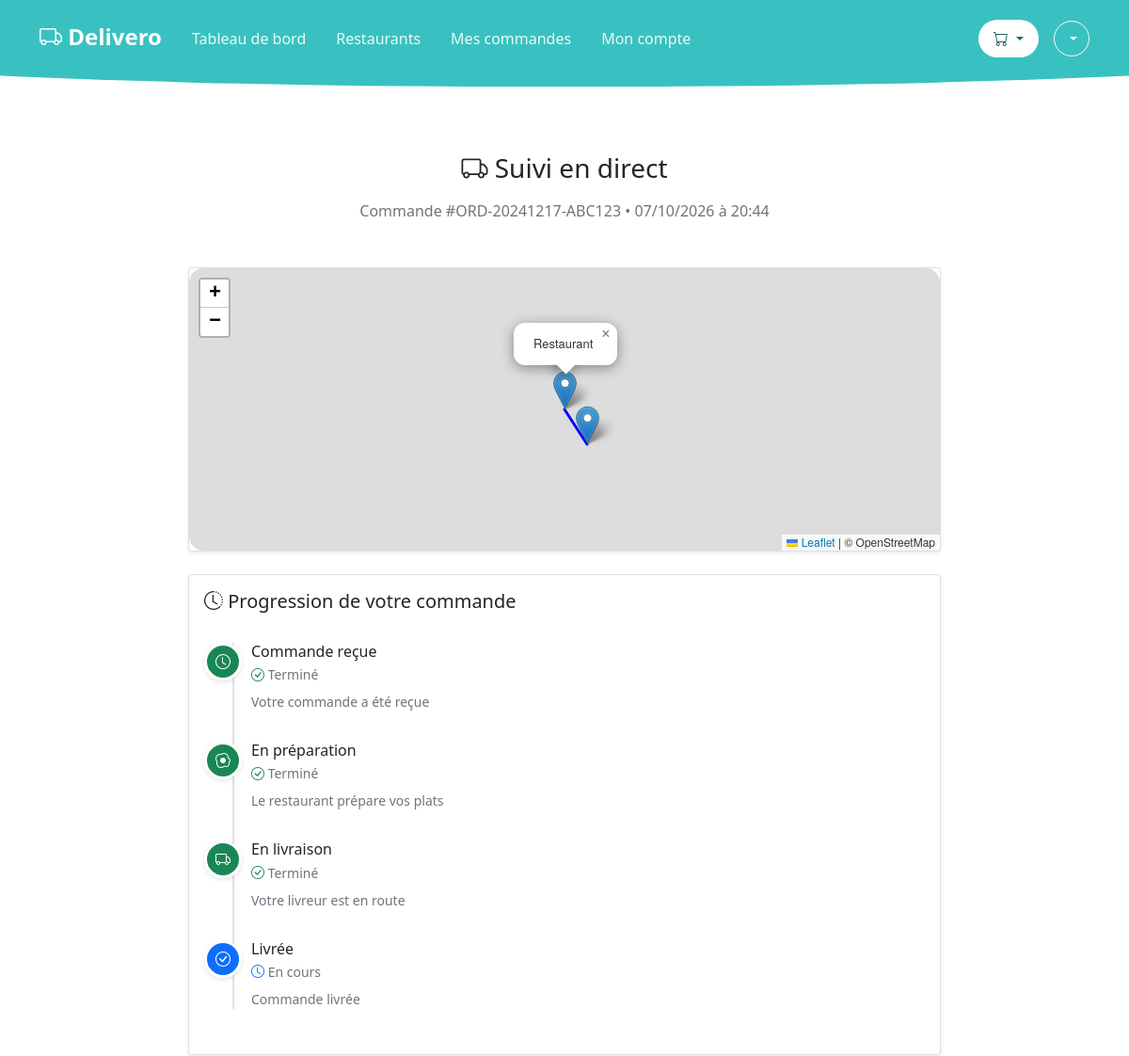
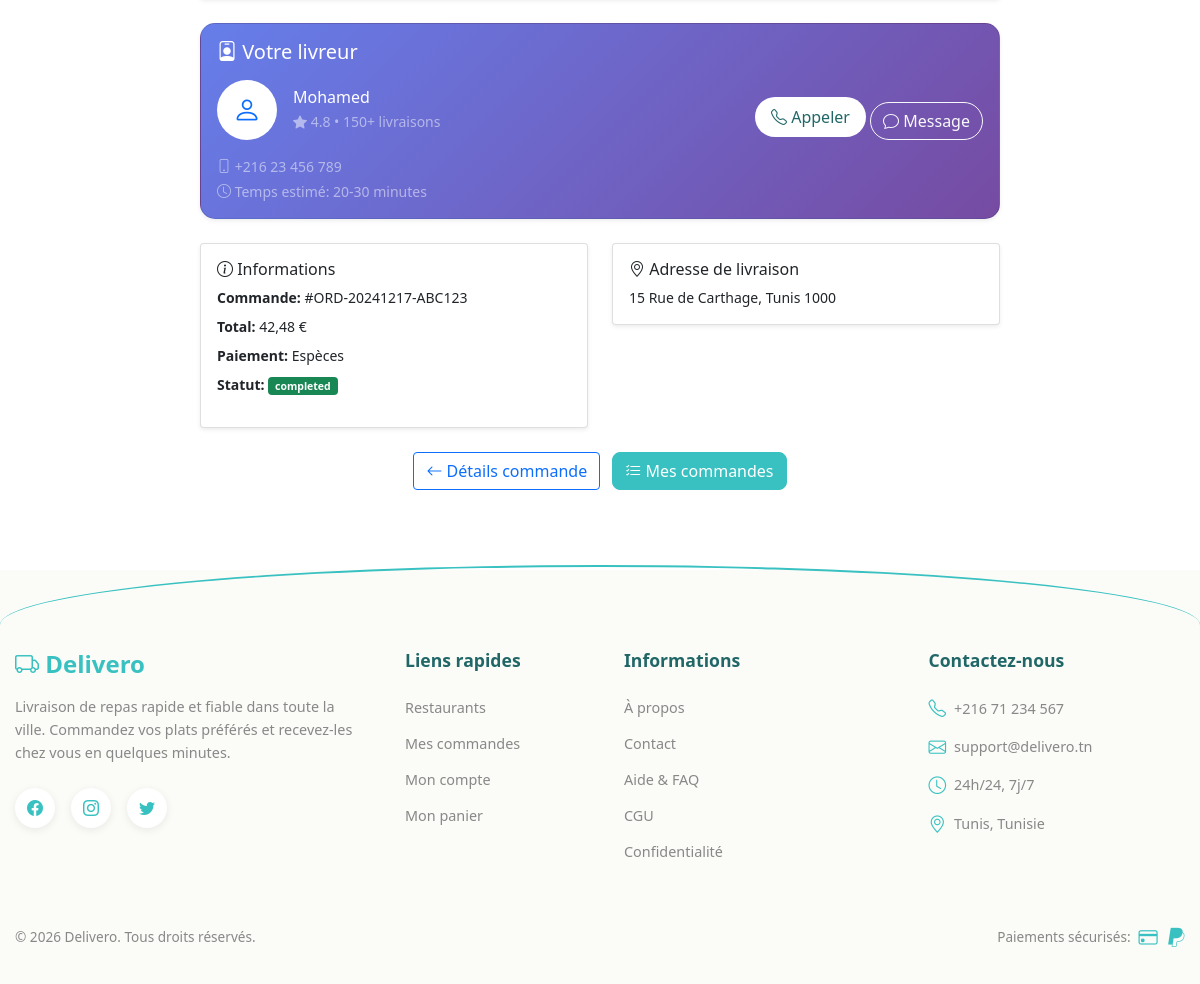
The app's page /user/order_tracking.php?id=1 (signed in) with its own data (2 pictures, top to bottom).
### tables this page shows
CREATE TABLE IF NOT EXISTS orders (
    id INT AUTO_INCREMENT PRIMARY KEY,
    order_number VARCHAR(20) UNIQUE NOT NULL,
    user_id INT,
    total DECIMAL(10,2) NOT NULL,
    status ENUM('pending', 'preparing', 'delivering', 'completed', 'cancelled') DEFAULT 'pending',
    delivery_address TEXT,
    delivery_time TIME,
    payment_method VARCHAR(50),
    notes TEXT,
    created_at TIMESTAMP DEFAULT CURRENT_TIMESTAMP,
    updated_at TIMESTAMP DEFAULT CURRENT_TIMESTAMP ON UPDATE CURRENT_TIMESTAMP,
    FOREIGN KEY (user_id) REFERENCES users(id) ON DELETE SET NULL,
    INDEX idx_order_number (order_number),
    INDEX idx_status (status),
    INDEX idx_created (created_at)
);

### user/order_tracking.php (the view, shortened to what this page needs)
<?php
require_once '../admin/includes/config.php';
$order_id = $_GET['id'] ?? 0;
$user_id = $_SESSION['user_id'];
$stmt = $pdo->prepare("
    SELECT o.*,
           TIMESTAMPDIFF(MINUTE, o.created_at, NOW()) as minutes_elapsed
    FROM orders o
    WHERE o.id = ? AND o.user_id = ?
");
$stmt->execute([$order_id, $user_id]);
$order = $stmt->fetch();
$status_steps = [
    'pending' => ['step' => 1, 'icon' => 'clock', 'label' => 'Commande reçue'],
    'preparing' => ['step' => 2, 'icon' => 'egg-fried', 'label' => 'En préparation'],
    'delivering' => ['step' => 3, 'icon' => 'truck', 'label' => 'En livraison'],
    'completed' => ['step' => 4, 'icon' => 'check-circle', 'label' => 'Livrée']
];
$current_step = $status_steps[$order['status']] ?? $status_steps['pending'];
?>
<!DOCTYPE html>
<html lang="fr">
<head>
    <link href="https://cdn.jsdelivr.net/npm/bootstrap@5.1.3/dist/css/bootstrap.min.css" rel="stylesheet">
    <link rel="stylesheet" href="https://cdn.jsdelivr.net/npm/bootstrap-icons@1.8.1/font/bootstrap-icons.css">
</head>
<body>
    <?php include 'includes/header.php'; ?>
    <main class="container mt-4">
        <div class="tracking-container">
            <div class="text-center mb-5">
                <h1 class="h3 mb-3">
                    <i class="bi bi-truck"></i> Suivi en direct
                </h1>
                <p class="text-muted">
                    Commande #<?= $order['order_number'] ?> •
                    <?= date('d/m/Y à H:i', strtotime($order['created_at'])) ?>
                </p>
            </div>
            <div class="card shadow-sm mb-4">
                <div class="card-body p-0">
                    <div id="map"></div>
                </div>
            </div>
            <div class="card shadow-sm mb-4">
                <div class="card-body">
                    <h5 class="card-title mb-4">
                        <i class="bi bi-clock-history"></i> Progression de votre commande
                    </h5>
                    <div class="timeline">
                        <?php foreach ($status_steps as $status => $step): ?>
                            <div class="timeline-step
                                <?= $step['step'] < $current_step['step'] ? 'completed' :
                                   ($step['step'] == $current_step['step'] ? 'active' : 'pending') ?>">
                                <div class="step-icon">
                                    <i class="bi bi-<?= $step['icon'] ?>"></i>
                                </div>
                                <div class="step-content">
                                    <h6 class="mb-1"><?= $step['label'] ?></h6>
                                    <p class="text-muted mb-2 small">
                                        <?php if ($step['step'] < $current_step['step']): ?>
                                            <i class="bi bi-check-circle text-success"></i> Terminé
                                        <?php elseif ($step['step'] == $current_step['step']): ?>
                                            <i class="bi bi-clock text-primary"></i> En cours
                                        <?php else: ?>
                                            <i class="bi bi-clock text-muted"></i> À venir
                                        <?php endif; ?>
                                    </p>
                                    <p class="small text-muted">
                                        <?php
                                        $times = [
                                            1 => 'Votre commande a été reçue',
                                            2 => 'Le restaurant prépare vos plats',
                                            3 => 'Votre livreur est en route',
                                            4 => 'Commande livrée'
                                        ];
                                        echo $times[$step['step']];
                                        ?>
                                    </p>
                                </div>
                            </div>
                        <?php endforeach; ?>
                    </div>
                </div>
            </div>
            <div class="card shadow-sm mb-4 driver-card">
                <div class="card-body">
                    <div class="row align-items-center">
                        <div class="col-md-8">
                            <h5 class="text-white mb-3">
                                <i class="bi bi-person-badge"></i> Votre livreur
                            </h5>
                            <div class="d-flex align-items-center mb-3">
                                <div class="bg-white rounded-circle d-flex align-items-center justify-content-center me-3"
                                     style="width: 60px; height: 60px;">
                                    <i class="bi bi-person fs-3 text-primary"></i>
                                </div>
                                <div>
                                    <h6 class="text-white mb-1" id="driver-name">Mohamed</h6>
                                    <p class="text-white-50 mb-0 small">
                                        <i class="bi bi-star-fill"></i> 4.8 • 150+ livraisons
                                    </p>
                                </div>
                            </div>
                            <div class="text-white-50 small">
                                <p class="mb-1">
                                    <i class="bi bi-phone"></i>
                                    <span id="driver-phone">+216 23 456 789</span>
                                </p>
                                <p class="mb-0">
                                    <i class="bi bi-clock"></i>
                                    Temps estimé: <span id="eta">20-30 minutes</span>
                                </p>
                            </div>
                        </div>
                        <div class="col-md-4 text-end">
                            <button class="btn btn-light mb-2" id="call-driver">
                                <i class="bi bi-telephone"></i> Appeler
                            </button>
                            <button class="btn btn-outline-light" id="message-driver">
                                <i class="bi bi-chat"></i> Message
                            </button>
                        </div>
                    </div>
                </div>
            </div>
            <div class="row">
                <div class="col-md-6">
                    <div class="card shadow-sm mb-4">
                        <div class="card-body">
                            <h6 class="card-title">
                                <i class="bi bi-info-circle"></i> Informations
                            </h6>
                            <ul class="list-unstyled small">
                                <li class="mb-2">
                                    <strong>Commande:</strong> #<?= $order['order_number'] ?>
                                </li>
                                <li class="mb-2">
                                    <strong>Total:</strong> <?= number_format($order['total'], 2, ',', ' ') ?> €
                                </li>
                                <li class="mb-2">
                                    <strong>Paiement:</strong>
                                    <?= $order['payment_method'] == 'card' ? 'Carte bancaire' : 'Espèces' ?>
                                </li>
                                <li>
                                    <strong>Statut:</strong>
                                    <span class="badge bg-<?=
                                        $order['status'] == 'pending' ? 'warning' :
                                        ($order['status'] == 'preparing' ? 'info' :
                                        ($order['status'] == 'delivering' ? 'primary' : 'success'))
                                    ?>">
                                        <?= $order['status'] ?>
                                    </span>
                                </li>
                            </ul>
                        </div>
                    </div>
                </div>
                <div class="col-md-6">
                    <div class="card shadow-sm mb-4">
                        <div class="card-body">
                            <h6 class="card-title">
                                <i class="bi bi-geo-alt"></i> Adresse de livraison
                            </h6>
                            <p class="mb-0 small">
                                <?= nl2br(htmlspecialchars($order['delivery_address'])) ?>
                            </p>
                        </div>
                    </div>
                </div>
            </div>
            <div class="text-center mb-5">
                <a href="order_details.php?id=<?= $order_id ?>" class="btn btn-outline-primary me-2">
                    <i class="bi bi-arrow-left"></i> Détails commande
                </a>
                <a href="orders.php" class="btn btn-primary">
                    <i class="bi bi-list-check"></i> Mes commandes
                </a>
            </div>
        </div>
    </main>
    <?php include 'includes/footer.php'; ?>
    <link rel="stylesheet" href="https://unpkg.com/leaflet@1.9.4/dist/leaflet.css" />
</body>
</html>

### user/order_tracking.php (style rules this page uses)
.tracking-container { max-width: 800px; margin: 0 auto; }
.timeline { position: relative; padding-left: 50px; margin: 2rem 0; }
.timeline-step { position: relative; margin-bottom: 2rem; }
.timeline-step.completed .step-icon { background-color: #198754; color: white; }
.timeline-step.active .step-icon { background-color: #0d6efd; color: white; animation: pulse 2s infinite; }
.step-icon { position: absolute; left: -50px; width: 40px; height: 40px; border-radius: 50%; display: flex; align-items: center; justify-content: center; border: 3px solid white; box-shadow: 0 2px 5px rgba(0,0,0,0.1); }
.timeline::before { content: ''; position: absolute; left: 30px; top: 0; bottom: 0; width: 2px; background-color: #dee2e6; }
.driver-card { background: linear-gradient(135deg, #667eea 0%, #764ba2 100%); color: white; border-radius: 15px; overflow: hidden; }
#map { height: 300px; border-radius: 15px; overflow: hidden; }

### user/includes/header.php (style rules this page uses)
:root { --primary-green: #39c1c1; --dark-green: #216767; --bg-light: #fbfcf8; --card-bg: #ffffff; --text-dark: #216767; --text-gray: #888888; --border-color: #e0e0e0; --shadow-light: 0 4px 20px rgba(0, 0, 0, 0.05); --shadow-medium: 0 8px 30px rgba(0, 0, 0, 0.08); --success-color: #28a745; --warning-color: #ffc107; --danger-color: #dc3545; --info-color: #17a2b8; }
.btn-light { background: white; border: none; color: var(--text-dark); border-radius: 20px; padding: 0.5rem 1rem; transition: all 0.3s ease; }
.btn-outline-light { border-radius: 20px; transition: all 0.3s ease; }
.btn-primary { background: var(--primary-green) !important; border-color: var(--primary-green) !important; border-radius: 8px; transition: all 0.3s ease; }

### records on screen
orders: order_number "ORD-20241217-ABC123", created_at "07/10/2026 à 20:44", total "42,48", status "completed", delivery_address "15 Rue de Carthage, Tunis 1000"

### other values on screen
$step['label'] "Commande reçue"
$times[$step['step']] "Votre commande a été reçue"
$step['label'] "En préparation"
$times[$step['step']] "Le restaurant prépare vos plats"
$step['label'] "En livraison"
$times[$step['step']] "Votre livreur est en route"
$step['label'] "Livrée"
$times[$step['step']] "Commande livrée"
